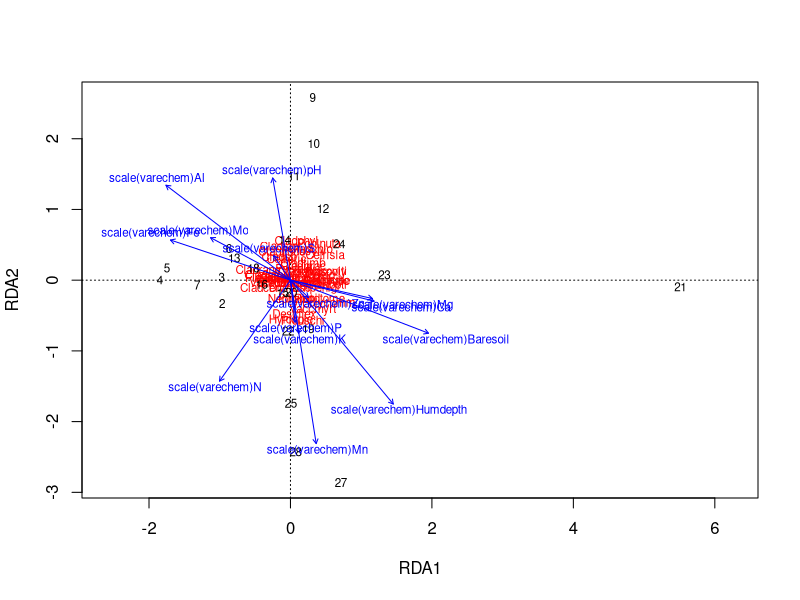
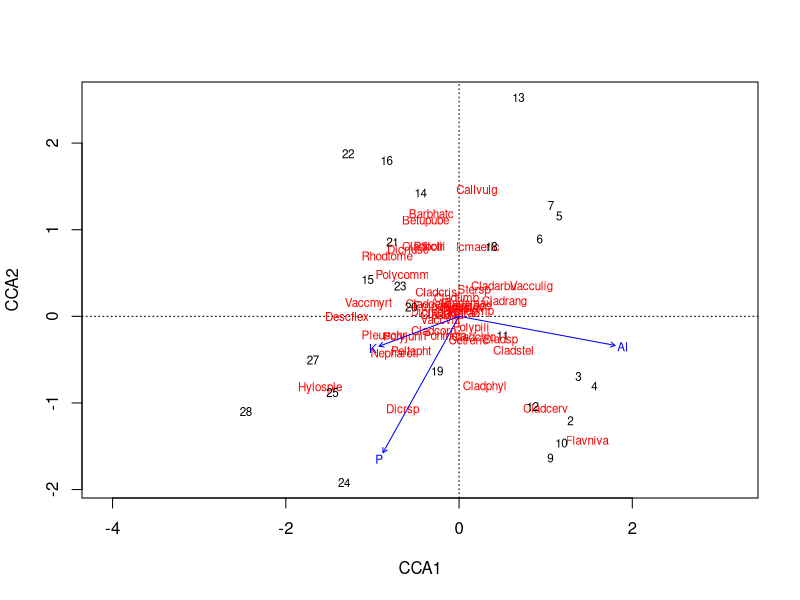

Source code (R) for these figures, in order: (Note: this script raises an error after producing the figures.)
#two table analyses

#RDA same data assumptions as pca

library(vegan)
data(varechem)
data(varespec)
rda1 <- rda(varespec~scale(varechem), scale=T) 
#scale works only for response spec data
windows()
plot(rda1)

summary(rda1)
#contraned and unconstrained components
#65% of inertia explained in 2nd table
#look at importance of components
#23% explained by first two axises

#14 variables explained the 65% in the species data, then the pca axises explain the rest
#biplot explaines the arrows on the plot

#is that explained variation significant (each of the 14 variables is a df)

anova(rda1)
#lots of residual df, meaning several variables are explained the same variation or
#or not explaining enough to validate keeping

chem.scl <- as.data.frame(scale(varechem))
rda0 <- cca(varespec~ ., data=chem.scl, scale=T) 
rda0a <- cca(varespec~ 1, data=chem.scl, scale=T) #intercept only
step.chem <- ordistep(rda0a, scope=formula(rda0), permutations=how(nperm=999))
step.chem$anova
plot(step.chem)
anova(step.chem)
summary(step.chem) #31% of variation by the 3 variables that we kept


# exercises ---------------------------------------------------------------

endo <- read.csv("endophytes.csv")
endo_env <- read.csv("endophytes_env.csv")
?capscale

endo_envss <- endo_env[,3:5]

endo1<- dbrda(endo~ ., data=end_envss) 
windows()
plot(endo1)

#not sure how this function below works, adds lines to plots?
fit <- envfit(endo, endo_envss)
plot(fit)

endo_full <- dbrda(endo~ ., data=endo_envss, scale=T) 
endo0 <- dbrda(endo~ 1, data=endo_envss, scale=T) #intercept only
step.endo <- ordistep(endo0, scope=formula(endo_full), permutations=how(nperm=999))
step.endo$anova
plot(step.endo)
anova(step.endo)

